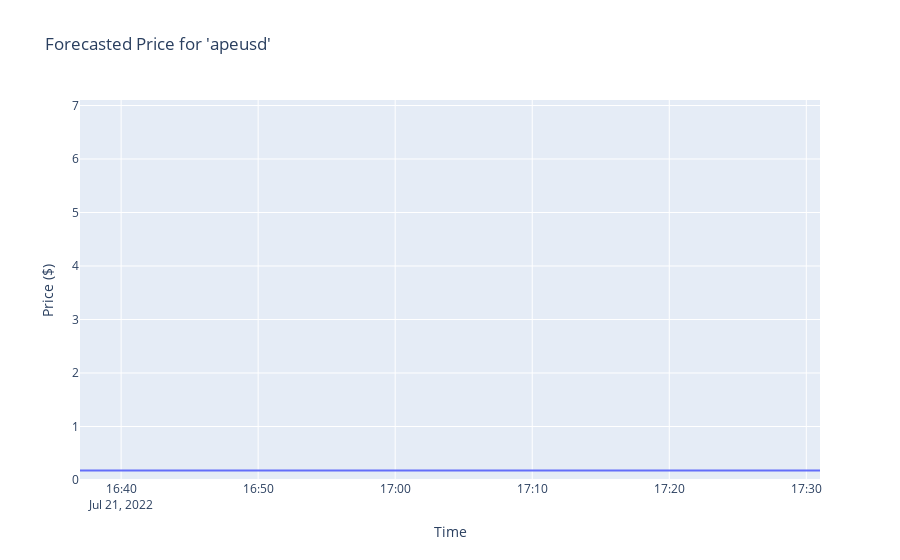

This figure's notebook cell:
### Code cell
#print(ape.columns)
#print(ape.index)
ape.index = ape.index.tz_convert('UTC').tz_convert('US/Central')
ape_price = ape['Close']
last_time = ape.index[-1]
print(last_time)
figure = forecast_prices(last_time,ape_price)
save_figure_as_json(figure, 'Forecast')
figure
